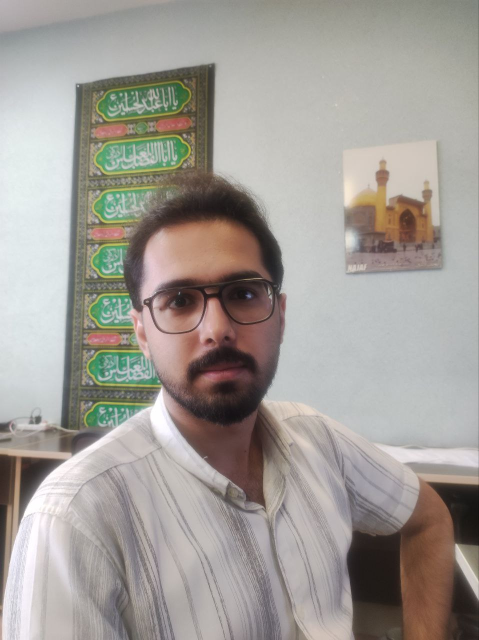
#> input picture datasets/skin_dataset (1).jpg, 958 x 1280 px, found by its file name (shown at 1/2 size)
$ jupyter execute --allow-errors 'test on our dataset.ipynb'
#> lines starting #> are read from the running program, lines starting #| are printed output that depends on the picture; after the words box and inside, x2 and y2 are one past the last pixel; in counts of white or black regions, pixels touching at a corner belong together
#> further down, image is the input picture: shape (1280, 958, 3); mean B, G, R 150.7, 156.3, 161.2
media pipe

[cell 1]
import cv2
import numpy as np
import tensorflow as tf
import torchvision.transforms as T
import numpy as np
import matplotlib.pyplot as plt
from PIL import Image
import mediapipe as mp
import os
from sklearn.metrics import jaccard_score, precision_score, recall_score, f1_score

[cell 2]
model_path = "D:\\electrical eng\\Research\\rppg\\khalaj\\selfie_multiclass_256x256.tflite"
#> (the rest of this cell did not finish here and is left out)

work on a dataset

[cell 3]
input_dir = "D:\\electrical eng\\term 6\\dip\\Project\\datasets"
output_dir = "D:\\electrical eng\\term 6\\dip\\Project\\mediapipe-mask"
image_dir = input_dir

if not os.path.exists(output_dir):
    os.makedirs(output_dir)

#> (a cell that did not finish here is left out)

gaussian_blur and histogram_equalization

[cell 5]
def apply_histogram_equalization(image):
    img_yuv = cv2.cvtColor(image, cv2.COLOR_BGR2YUV)
#> img_yuv: shape (1280, 958, 3); mean of channels 0, 1, 2 157.2, 124.9, 131.6
    img_yuv[:, :, 0] = cv2.equalizeHist(img_yuv[:, :, 0])
#> img_yuv: shape (1280, 958, 3); mean of channels 0, 1, 2 128.5, 124.9, 131.6
    return cv2.cvtColor(img_yuv, cv2.COLOR_YUV2BGR)
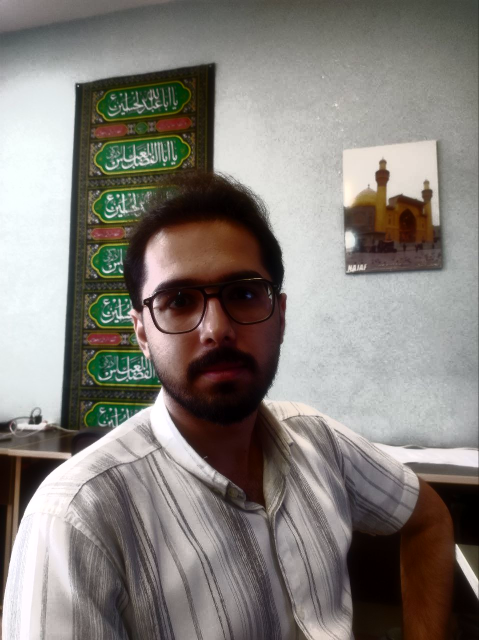
#> returned value: shape (1280, 958, 3) (shown at 1/2 size); mean B, G, R 122.3, 127.6, 132.6

def apply_gaussian_blur(image, kernel_size=(5, 5)):
#> called with kernel_size = (5, 5)
    return cv2.GaussianBlur(image, kernel_size, 0)

def calculate_metrics(pred_mask, true_mask):
    pred_flat = pred_mask.flatten()
    true_flat = true_mask.flatten()

    iou = jaccard_score(true_flat, pred_flat, average='binary')
    precision = precision_score(true_flat, pred_flat, average='binary')
    recall = recall_score(true_flat, pred_flat, average='binary')
    f1 = f1_score(true_flat, pred_flat, average='binary')
    dice = (2 * precision * recall) / (precision + recall)  # Dice coefficient

    return iou, precision, recall, f1, dice

[cell 6]
def evaluate_model_on_dataset(image_dir, output_mask_dir):
    os.makedirs(output_mask_dir, exist_ok=True)

    for image_file in os.listdir(image_dir):
        if image_file.endswith('.jpg') or image_file.endswith('.png'):
            image_path = os.path.join(image_dir, image_file)
            mask_filename = os.path.splitext(image_file)[0] + '.png'  # Assuming mask format is .png

            image = cv2.imread(image_path)
            # Apply histogram equalization
            image = apply_histogram_equalization(image)
            # Apply Gaussian blur
            image = apply_gaussian_blur(image)

            input_shape = input_details[0]['shape']
            input_image = preprocess_image(image, input_shape)

            interpreter.set_tensor(input_details[0]['index'], input_image)
            interpreter.invoke()
            output_data = interpreter.get_tensor(output_details[0]['index'])

            pred_mask = postprocess_output(output_data, image[:,:,0].shape, threshold=3)  # Adjust threshold if needed

            pred_mask_1 = pred_mask[:,:,2]
            pred_mask_2 = pred_mask[:,:,3]
            pred_mask = pred_mask_1 + pred_mask_2

            bg_image = np.zeros(image.shape, dtype=np.uint8)
            bg_image[:] = BG_COLOR
            # pred_mask_33 = np.repeat(pred_mask[:, :, np.newaxis], axis=2)   # Expand mask to have 3 channels
            output_image = np.where(pred_mask, image, bg_image)

            output_path = os.path.join(output_mask_dir, image_file)
            cv2.imwrite(output_path, output_image)
            # print(f"Processed and saved: {output_path}")


output_mask_dir = "D:\\electrical eng\\term 6\\dip\\Project\\dataset_enhabced_masks"
#> (the rest of this cell did not finish here and is left out)

change color space

[cell 7]
def apply_skin_color_threshold(image):
    hsv_image = cv2.cvtColor(image, cv2.COLOR_RGB2HSV)
    lower_skin = np.array([0,30, 90], dtype=np.uint8)
    upper_skin = np.array([255, 255, 255], dtype=np.uint8)
    skin_color_mask = cv2.inRange(hsv_image, lower_skin, upper_skin)
    return skin_color_mask

BG_COLOR = (192, 192, 192)

[cell 8]
def evaluate_model_on_dataset(image_dir, output_mask_dir):
    os.makedirs(output_mask_dir, exist_ok=True)

    for image_file in os.listdir(image_dir):
        if image_file.endswith('.jpg') or image_file.endswith('.png') or image_file.endswith('.jpeg'):
            image_path = os.path.join(image_dir, image_file)
            mask_filename = os.path.splitext(image_file)[0] + '.png'  # Assuming mask format is .png

            image = cv2.imread(image_path)
            input_shape = input_details[0]['shape']
            input_image = preprocess_image(image, input_shape)

            interpreter.set_tensor(input_details[0]['index'], input_image)
            interpreter.invoke()
            output_data = interpreter.get_tensor(output_details[0]['index'])

            pred_mask = postprocess_output(output_data, image[:,:,0].shape)
            pred_mask_1 = pred_mask[:,:,2]
            pred_mask_2 = pred_mask[:,:,3]
            pred_mask = pred_mask_1 + pred_mask_2

            # Convert pred_mask to uint8 for bitwise_and operation
            pred_mask = (pred_mask * 255).astype(np.uint8)

            # Apply HSV skin color thresholding
            skin_color_mask = apply_skin_color_threshold(image)
            thresholded_pred_mask = cv2.bitwise_and(pred_mask, pred_mask, mask=skin_color_mask)

            # Save the thresholded mask
            thresholded_output_path = os.path.join(output_mask_dir, mask_filename)
            cv2.imwrite(thresholded_output_path, thresholded_pred_mask)


output_mask_dir = "D:\\electrical eng\\term 6\\dip\\Project\\dataset_hsv_mediapipe_masks"
#> (the rest of this cell did not finish here and is left out)

combined

[cell 9]
def evaluate_model_on_dataset(image_dir,  output_mask_dir):
    os.makedirs(output_mask_dir, exist_ok=True)
    iou_scores = []
    precision_scores = []
    recall_scores = []
    f1_scores = []
    dice_scores = []

    for image_file in os.listdir(image_dir):
        if image_file.endswith('.jpg') or image_file.endswith('.png') or image_file.endswith('.jpeg'):
            image_path = os.path.join(image_dir, image_file)
            mask_filename = os.path.splitext(image_file)[0] + '.png'  # Assuming mask format is .png


            image = cv2.imread(image_path)

            input_shape = input_details[0]['shape']
            input_image = preprocess_image(image, input_shape)

            interpreter.set_tensor(input_details[0]['index'], input_image)
            interpreter.invoke()
            output_data = interpreter.get_tensor(output_details[0]['index'])

            pred_mask = postprocess_output(output_data, image[:,:,0].shape, threshold=3)  # Adjust threshold if needed
            pred_mask_1 = pred_mask[:,:,2]
            pred_mask_2 = pred_mask[:,:,3]
            pred_mask = pred_mask_1 + pred_mask_2

            pred_mask = (pred_mask).astype(np.uint8)

            # Apply HSV skin color thresholding
            skin_color_mask = apply_skin_color_threshold(image)
            thresholded_pred_mask = cv2.bitwise_and(pred_mask, pred_mask, mask=skin_color_mask)

            # Calculate the proportion of the mask that is non-zero before and after thresholding
            mask_coverage_before = np.mean(pred_mask)
            mask_coverage_after = np.mean(thresholded_pred_mask)

            if mask_coverage_after < 0.5 * mask_coverage_before:
                final_pred_mask = pred_mask
            else:
                final_pred_mask = thresholded_pred_mask

            # Save the final mask
            final_output_path = os.path.join(output_mask_dir, mask_filename)
            cv2.imwrite(final_output_path, final_pred_mask * 255)  # Ensure mask is binary (0 or 255)


output_mask_dir = "D:\\electrical eng\\term 6\\dip\\Project\\dataset_hsv_combined_mediapipe_masks"
#> (the rest of this cell did not finish here and is left out)

ycbcr only

[cell 10]
# def rgb_to_hsv(image):
#     return cv2.cvtColor(image, cv2.COLOR_RGB2HSV)

def rgb_to_ycbcr(image):
    return cv2.cvtColor(image, cv2.COLOR_RGB2YCrCb)
#> returned value: shape (1280, 958, 3); mean of channels 0, 1, 2 155.2, 124.8, 131.4

# [10 lines of commented-out code are left out]

def create_ycbcr_mask(image):
    ycbcr_image = rgb_to_ycbcr(image)
    y, cb, cr = ycbcr_image[:,:,0], ycbcr_image[:,:,1], ycbcr_image[:,:,2]
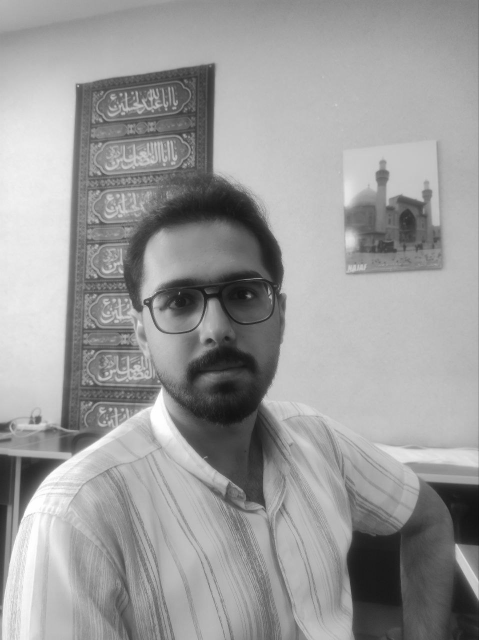
#> y: shape (1280, 958) (shown at 1/2 size); min 15, max 255, mean 155.2
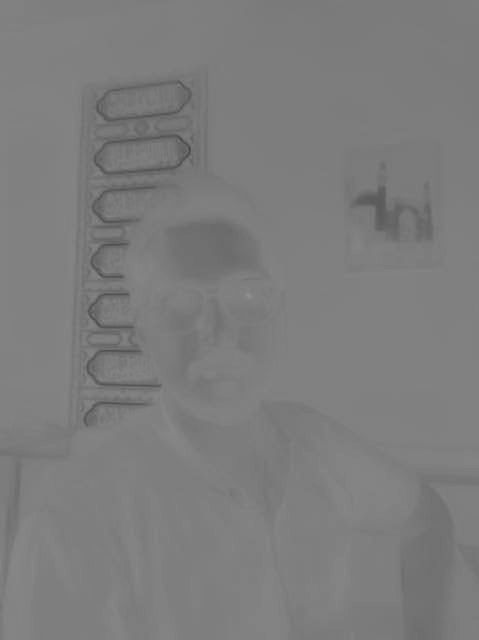
#> cb: shape (1280, 958) (shown at 1/2 size); min 65, max 144, mean 124.8
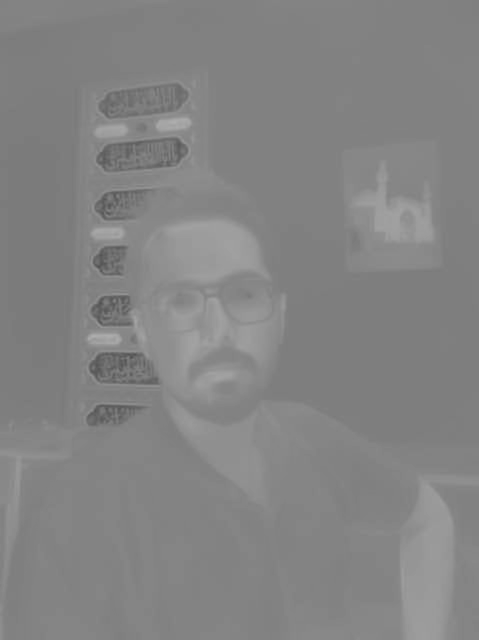
#> cr: shape (1280, 958) (shown at 1/2 size); min 79, max 175, mean 131.4
    mask = (cr > 135) & (cb > 85) & (y > 80) & (cr <= (1.5862*cb)+20) & (cr >= (0.3448*cb)+76.2069) & \
           (cr >= (-4.5652*cb)+234.5652) & (cr <= (-1.15*cb)+301.75) & (cr <= (-2.2857*cb)+432.85)
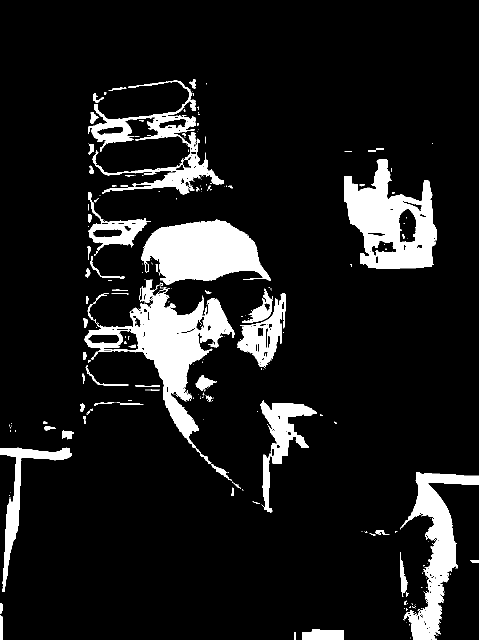
#> mask: shape (1280, 958) bool (shown at 1/2 size); 10.8% white; 282 white regions (209 under 20 px), largest, box (x1, y1, x2, y2) and area: (169, 559, 470, 961) 27107, (689, 319, 874, 538) 22365, (282, 439, 542, 570) 21992
    return mask.astype(np.uint8)

[cell 11]
def preprocess_image(image):
    image = cv2.cvtColor(image, cv2.COLOR_BGR2RGB)
    return image

def evaluate_model_on_dataset(image_dir, output_ycbcr_dir):
    os.makedirs(output_ycbcr_dir, exist_ok=True)

    for image_file in os.listdir(image_dir):
        if image_file.endswith('.jpg') or image_file.endswith('.png') or image_file.endswith('.jpeg'):
            image_path = os.path.join(image_dir, image_file)
            mask_filename = os.path.splitext(image_file)[0] + '.png'  # Assuming mask format is .png

            image = cv2.imread(image_path)

            # Create mask
            ycbcr_mask = create_ycbcr_mask(image)

            # Save mask
            cv2.imwrite(os.path.join(output_ycbcr_dir, mask_filename), ycbcr_mask * 255)
#> pass 2 of the loop in evaluate_model_on_dataset, `for image_file in os.listdir(image_dir):`:
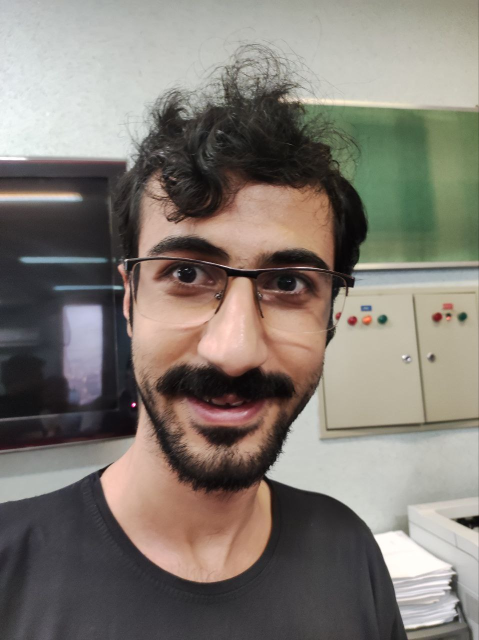
#> input picture datasets/skin_dataset (10).jpg, 958 x 1280 px, found by its file name (shown at 1/2 size)
#> in evaluate_model_on_dataset, image is the input picture: shape (1280, 958, 3); mean B, G, R 114.5, 122.3, 129.1
#> in create_ycbcr_mask (call 2), `y, cb, cr = ycbcr_image[:,:,0], ycbcr_image[:,:,1], ycbcr_image[:,:,2]`:
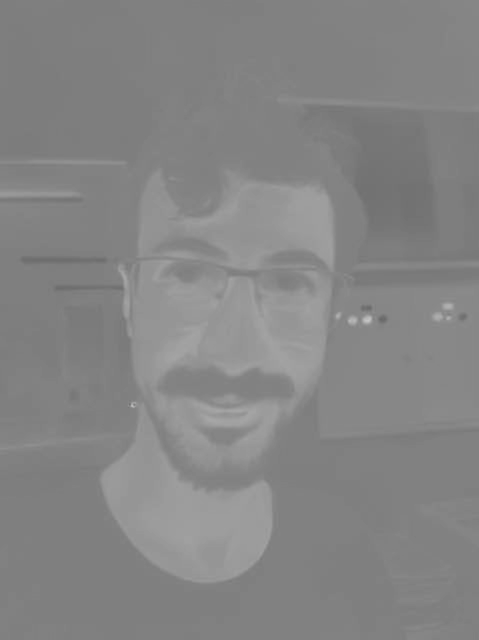
#> cr: shape (1280, 958) (shown at 1/2 size); min 104, max 200, mean 132.7
#> in create_ycbcr_mask (call 2), `mask = (cr > 135) & (cb > 85) & (y > 80) & (cr <= (1.5862*cb)+20) & (c..`:
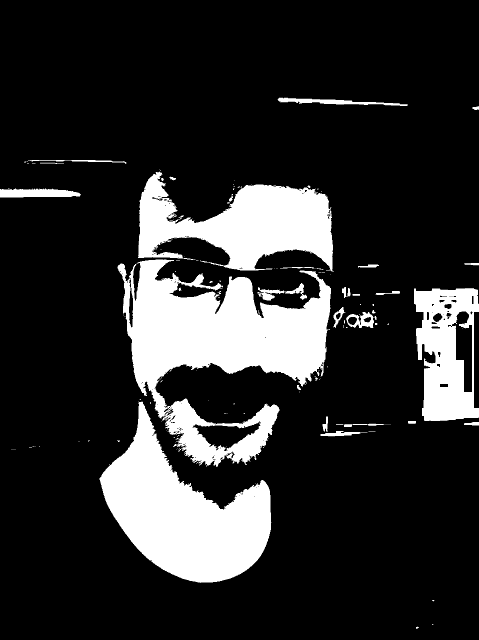
#> mask: shape (1280, 958) bool (shown at 1/2 size); 17.7% white; 159 white regions (122 under 20 px), largest, box (x1, y1, x2, y2) and area: (235, 519, 662, 934) 81096, (199, 803, 543, 1166) 60165, (276, 343, 668, 543) 42814
#> pass 3 of the loop in evaluate_model_on_dataset, `for image_file in os.listdir(image_dir):`:
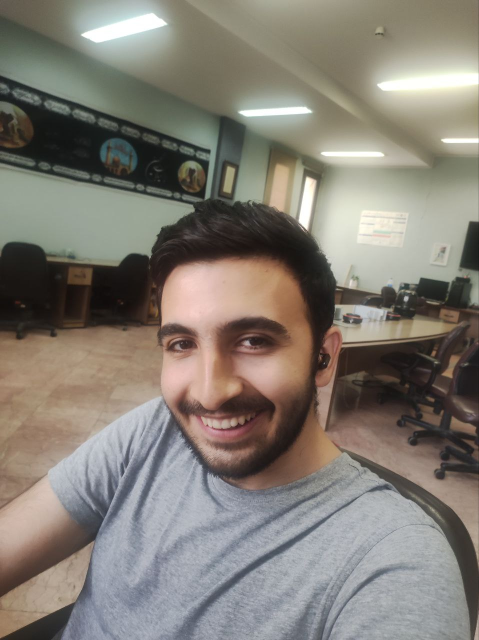
#> input picture datasets/skin_dataset (11).jpg, 958 x 1280 px, found by its file name (shown at 1/2 size)
#> in evaluate_model_on_dataset, image is the input picture: shape (1280, 958, 3); mean B, G, R 116.8, 125.6, 131.4
#> in create_ycbcr_mask (call 3), `y, cb, cr = ycbcr_image[:,:,0], ycbcr_image[:,:,1], ycbcr_image[:,:,2]`:
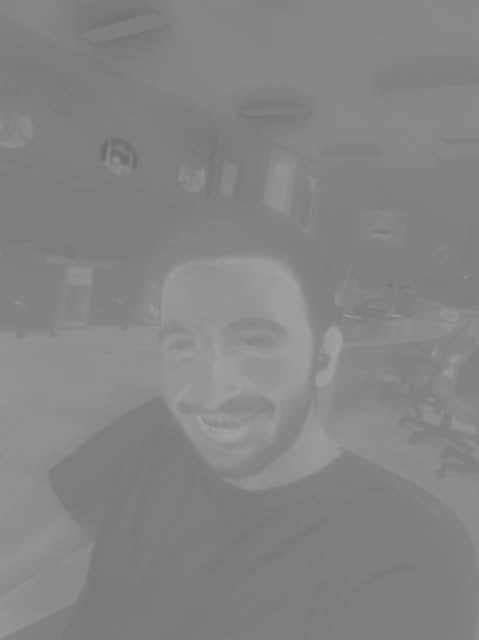
#> cr: shape (1280, 958) (shown at 1/2 size); min 107, max 163, mean 132.4
#> in create_ycbcr_mask (call 3), `mask = (cr > 135) & (cb > 85) & (y > 80) & (cr <= (1.5862*cb)+20) & (c..`:
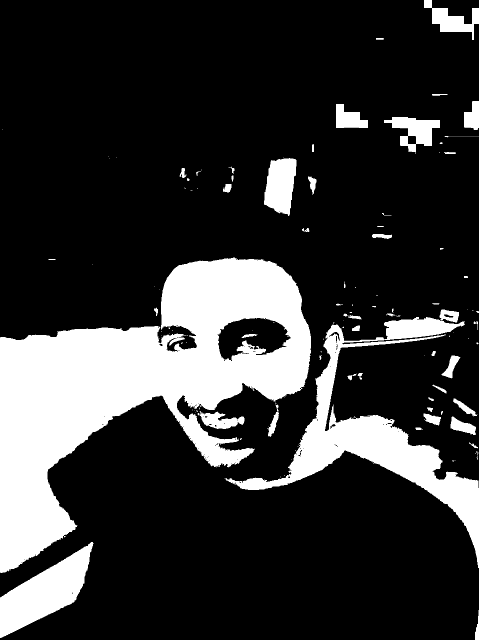
#> mask: shape (1280, 958) bool (shown at 1/2 size); 20.5% white; 161 white regions (106 under 20 px), largest, box (x1, y1, x2, y2) and area: (0, 515, 622, 1146) 164487, (449, 619, 958, 1136) 46099, (0, 1084, 187, 1276) 15737


output_mask_dir_ycbcr = "D:\\electrical eng\\term 6\\dip\\Project\\dataset_ycbcr_masks"
evaluate_model_on_dataset(image_dir,output_mask_dir_ycbcr)
